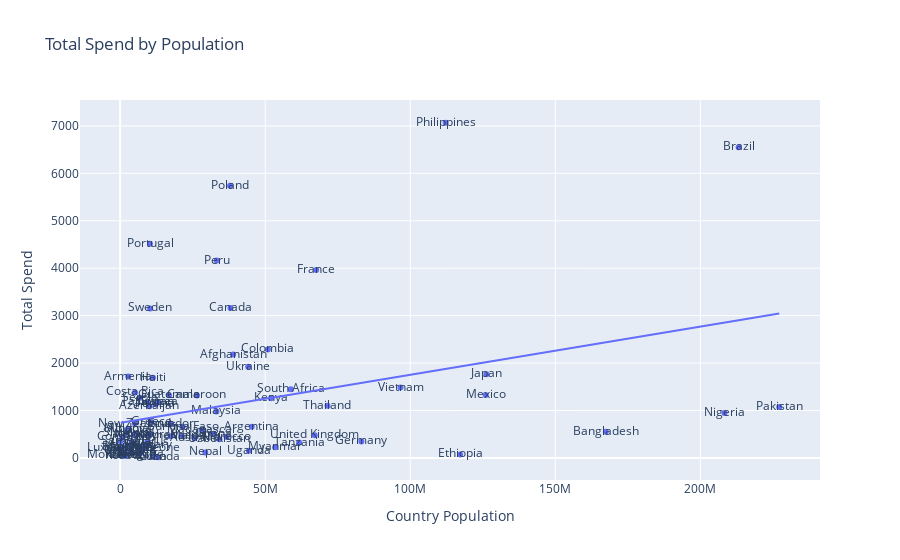

Source (notebook cell):
### Code cell
fig = px.scatter(spendbypop, x="population2020", y="totalspend", text="country_name", trendline = "ols",
             title = 'Total Spend by Population',
             labels={
                     "population2020": "Country Population",
                     "totalspend": "Total Spend"
            })
fig.show()
